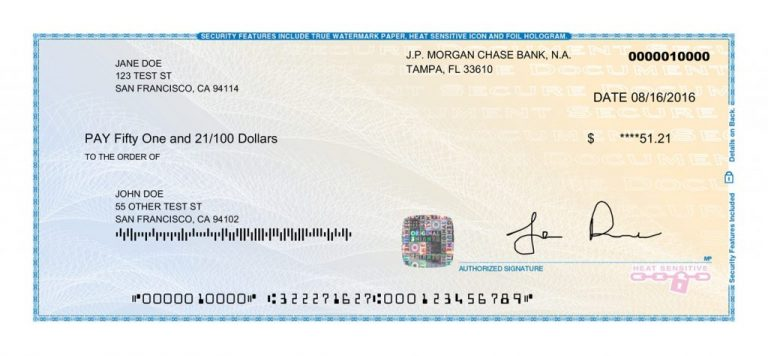
#> input picture Test_In/5f0249aaab82901899b73d3f_checksig-768x356.jpg, 768 x 356 px; its folder holds only this picture in this run
$ python -i main.py   (imports and definitions only)   (older library calls are emulated)
#> lines starting #> are read from the running program, lines starting #| are printed output that depends on the picture; after the words box and inside, x2 and y2 are one past the last pixel; in counts of white or black regions, pixels touching at a corner belong together
#> further down, picture is the input picture: shape (356, 768, 3); mean B, G, R 228.4, 231.7, 230.7
import tkinter as tk
from tkinter import filedialog
import cv2
import os
import shutil
import numpy as np
import re
import pytesseract
from pytesseract import Output
from skimage.metrics import structural_similarity as compare_ssim

pytesseract.pytesseract.tesseract_cmd = r'C:\Program Files\Tesseract-OCR\tesseract.exe'
  # Replace with the path to your Tesseract executable

def resize_image(img, size):
    return cv2.resize(img, size, interpolation=cv2.INTER_AREA)

def preprocess_image(image):
    gray = cv2.cvtColor(image, cv2.COLOR_BGR2GRAY)
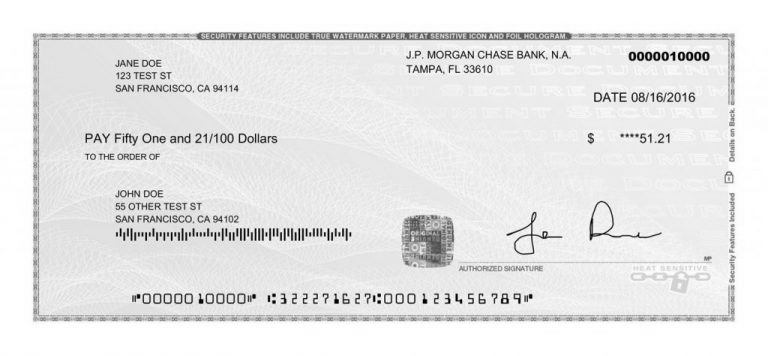
#> gray: shape (356, 768); min 0, max 255, mean 231
    blurred = cv2.GaussianBlur(gray, (5, 5), 0)
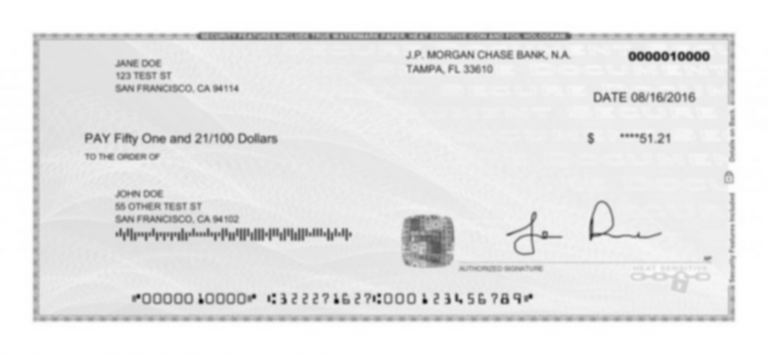
#> blurred: shape (356, 768); min 20, max 255, mean 231
    thresh = cv2.adaptiveThreshold(blurred, 255, cv2.ADAPTIVE_THRESH_MEAN_C, cv2.THRESH_BINARY_INV, 11, 4)
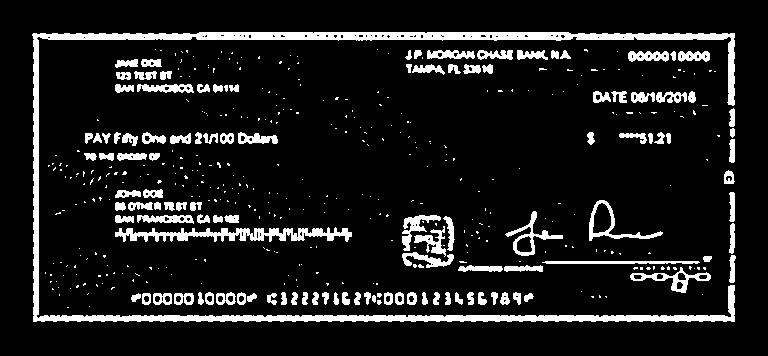
#> thresh: shape (356, 768); 10.6% white; 455 white regions (338 under 20 px)
    return thresh

def extract_contours(thresh):
    contours, _ = cv2.findContours(thresh, cv2.RETR_EXTERNAL, cv2.CHAIN_APPROX_SIMPLE)
#> contours = 455 contours, 340 with area under 20; largest, box (x1, y1, x2, y2) and area: (32, 32, 735, 322) 9694, (115, 227, 352, 242) 1412, (589, 200, 663, 241) 858, (505, 211, 563, 256) 609, (630, 267, 711, 293) 606
    return contours

def detect_signature_box(image):
    thresh = preprocess_image(image)
    contours = extract_contours(thresh)

    signature_contour = None
    max_area = 0
    for contour in contours:
        area = cv2.contourArea(contour)
        if area > max_area:
            max_area = area
            signature_contour = contour
#> this loop made 455 passes
#> (area, max_area) on passes 10, 12, 14, 15, 81, 141, 455: (42.5, 42.5), (52.5, 52.5), (177.5, 177.5), (178.5, 178.5), (605.5, 605.5), (1412.5, 1412.5), (9694, 9694)
#> area on passes 13, 16, 17, 19, 20, 21: 43.5, 83.5, 43, 57, 74, 42
#> after the loop, max_area = 9694; signature_contour = contour of 874 points, box (x1, y1, x2, y2) (32, 32, 735, 322), area 9694

    if signature_contour is not None:
        x, y, w, h = cv2.boundingRect(signature_contour)
#> x = 32; y = 32; w = 703; h = 290
        signature_box = image[y:y+h, x:x+w]
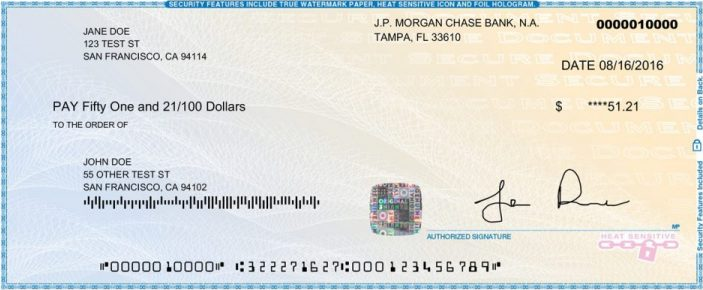
#> signature_box: shape (290, 703, 3); mean B, G, R 219.5, 223.9, 222.7
        return signature_box
    else:
        return None

# [72 lines left out: functions compare_images, detect_name, group_similar_signatures, save_signatures, start_processing, not called in this run]

# Create and configure the GUI
def select_folder():
    folder_path = filedialog.askdirectory()
    return folder_path

# [4 lines left out: function on_process_click, not called in this run]

# [2 lines not run here, left out]

# [1 line that did not run here, left out]
# [1 line not run here, left out]

# [1 line that did not run here, left out]
# [1 line not run here, left out]

input_var = tk.StringVar()
# [1 line that did not run here, left out]
# [1 line not run here, left out]

# [1 line that did not run here, left out]
# [1 line not run here, left out]

# [1 line that did not run here, left out]
# [1 line not run here, left out]

output_var = tk.StringVar()
# [1 line that did not run here, left out]
# [1 line not run here, left out]

# [1 line that did not run here, left out]
# [1 line not run here, left out]

# [1 line that did not run here, left out]
# [3 lines not run here, left out]

>>> import cv2
>>> picture = cv2.imread('Test_In/5f0249aaab82901899b73d3f_checksig-768x356.jpg')
>>> result = detect_signature_box(picture)

$ run again, on Test_In/E-sig-print2 - Copy (2).png
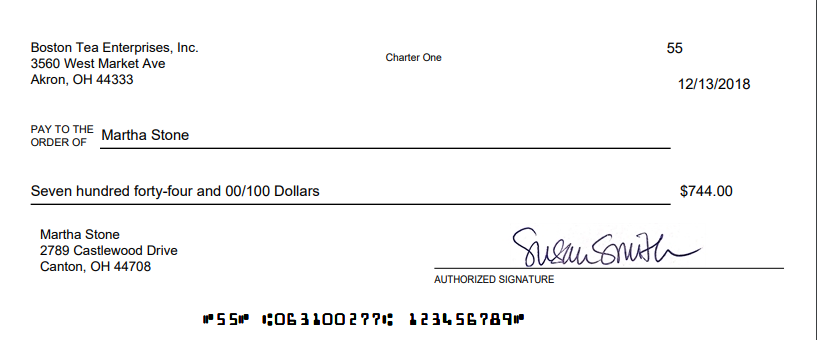
#> input picture Test_In/E-sig-print2 - Copy (2).png, 817 x 340 px
#> picture is the input picture: shape (340, 817, 3); mean B, G, R 246.7, 246.6, 246.6
#> in preprocess_image, `thresh = cv2.adaptiveThreshold(blurred, 255, cv2.ADAPTIVE_THRESH_MEAN_..`:
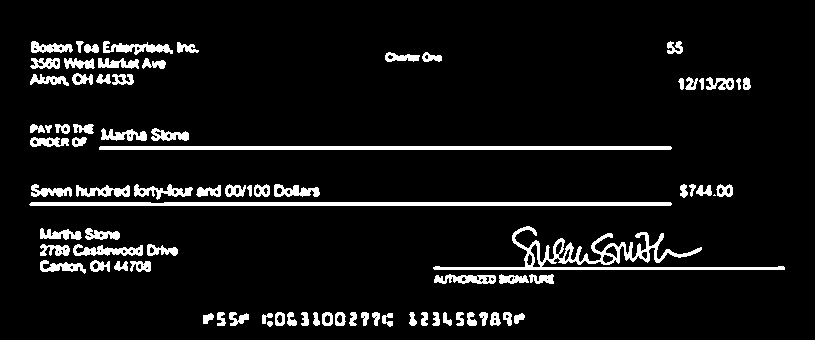
#> thresh: shape (340, 817); 7.6% white; 84 white regions (1 under 20 px)
#> in extract_contours, `contours, _ = cv2.findContours(thresh, cv2.RETR_EXTERNAL, cv2.CHAIN_AP..`: contours = 84 contours, 1 with area under 20; largest, box (x1, y1, x2, y2) and area: (433, 226, 785, 270) 2584, (29, 202, 672, 206) 1910, (99, 146, 672, 150) 1714, (73, 244, 143, 256) 409, (103, 41, 173, 55) 388
#> the loop in detect_signature_box, `for contour in contours:` made 84 passes
#> (area, max_area) on passes 1, 2, 3, 6, 7, 18, 19, 26: (20, 20), (60.5, 60.5), (66, 66), (73, 73), (96.5, 96.5), (114, 114), (119, 119), (133.5, 133.5)
#> after the loop in detect_signature_box, `for contour in contours:`: max_area = 2584; signature_contour = contour of 480 points, box (x1, y1, x2, y2) (433, 226, 785, 270), area 2584
#> x = 433; y = 226; w = 352; h = 44
#> in detect_signature_box, `signature_box = image[y:y+h, x:x+w]`:
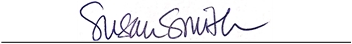
#> signature_box: shape (44, 352, 3); mean B, G, R 237.3, 234.6, 235.4
